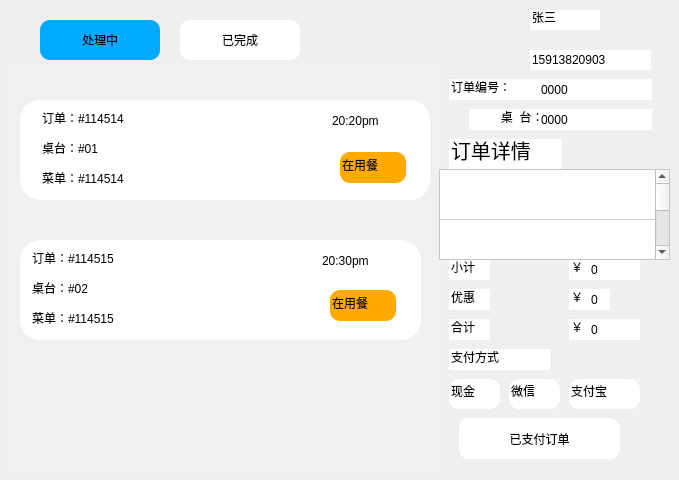
    <widget class="QWidget" name="page2">
     <widget class="QPushButton" name="pushButton_58">
      <property name="geometry">
       <rect>
        <x>180</x>
        <y>20</y>
        <width>120</width>
        <height>40</height>
       </rect>
      </property>
      <property name="styleSheet">
       <string notr="true">QPushButton{
	
	border-radius:10px;
	
	background-color: rgb(255, 255, 255);
}

QPushButton:hover{
	
	background-color: rgb(0, 170, 255);
}

QPushButton:focus{
	
	background-color: rgb(0, 170, 255);
}</string>
      </property>
      <property name="text">
       <string>已完成</string>
      </property>
     </widget>
     <widget class="QPushButton" name="pushButton_59">
      <property name="geometry">
       <rect>
        <x>40</x>
        <y>20</y>
        <width>120</width>
        <height>40</height>
       </rect>
      </property>
      <property name="styleSheet">
       <string notr="true">QPushButton{
	
	border-radius:10px;
	
	background-color: rgb(0, 170, 255);
}

QPushButton:hover{
	
	background-color: rgb(0, 170, 255);
}

QPushButton:focus{
	
	background-color: rgb(0, 170, 255);
}</string>
      </property>
      <property name="text">
       <string>处理中</string>
      </property>
     </widget>
     <widget class="QWidget" name="widget_28" native="true">
      <property name="geometry">
       <rect>
        <x>10</x>
        <y>70</y>
        <width>431</width>
        <height>401</height>
       </rect>
      </property>
      <property name="styleSheet">
       <string notr="true">
background-color: rgb(240, 240, 240);
</string>
      </property>
      <widget class="QPushButton" name="pushButton_24">
       <property name="geometry">
        <rect>
         <x>10</x>
         <y>30</y>
         <width>410</width>
         <height>100</height>
        </rect>
       </property>
       <property name="styleSheet">
        <string notr="true">QPushButton{
	border-radius:20px;
	background-color: rgb(255, 255, 255);
}
QPushButton:hover{
	border:1px solid blue;
}
QPushButton:focus{
	border:1px solid blue;
}</string>
       </property>
       <property name="text">
        <string/>
       </property>
      </widget>
      <widget class="QLineEdit" name="lineEdit_130">
       <property name="geometry">
        <rect>
         <x>30</x>
         <y>100</y>
         <width>141</width>
         <height>21</height>
        </rect>
       </property>
       <property name="styleSheet">
        <string notr="true">font:20px &quot;楷体&quot;;
background-color: rgb(255, 255, 255);
border:none;</string>
       </property>
       <property name="text">
        <string>菜单：#114514</string>
       </property>
       <property name="readOnly">
        <bool>true</bool>
       </property>
      </widget>
      <widget class="QLineEdit" name="lineEdit_131">
       <property name="geometry">
        <rect>
         <x>30</x>
         <y>70</y>
         <width>141</width>
         <height>21</height>
        </rect>
       </property>
       <property name="styleSheet">
        <string notr="true">font:20px &quot;楷体&quot;;
background-color: rgb(255, 255, 255);
border:none;</string>
       </property>
       <property name="text">
        <string>桌台：#01</string>
       </property>
       <property name="readOnly">
        <bool>true</bool>
       </property>
      </widget>
      <widget class="QLineEdit" name="lineEdit_132">
       <property name="geometry">
        <rect>
         <x>30</x>
         <y>40</y>
         <width>141</width>
         <height>21</height>
        </rect>
       </property>
       <property name="styleSheet">
        <string notr="true">font:20px &quot;楷体&quot;;
background-color: rgb(255, 255, 255);
border:none;</string>
       </property>
       <property name="text">
        <string>订单：#114514</string>
       </property>
       <property name="readOnly">
        <bool>true</bool>
       </property>
      </widget>
      <widget class="QLineEdit" name="lineEdit_146">
       <property name="geometry">
        <rect>
         <x>320</x>
         <y>40</y>
         <width>81</width>
         <height>21</height>
        </rect>
       </property>
       <property name="styleSheet">
        <string notr="true">
font:20px &quot;楷体&quot;;
background-color: rgb(255, 255, 255);
border:none;</string>
       </property>
       <property name="text">
        <string>20:20pm</string>
       </property>
       <property name="readOnly">
        <bool>true</bool>
       </property>
      </widget>
      <widget class="QLineEdit" name="lineEdit_155">
       <property name="geometry">
        <rect>
         <x>330</x>
         <y>82</y>
         <width>66</width>
         <height>31</height>
        </rect>
       </property>
       <property name="styleSheet">
        <string notr="true">font:20px &quot;楷体&quot;;
background-color: rgb(255, 170, 0);
border-radius:10px;</string>
       </property>
       <property name="text">
        <string>在用餐</string>
       </property>
       <property name="readOnly">
        <bool>true</bool>
       </property>
      </widget>
      <widget class="QWidget" name="order_hide" native="true">
       <property name="geometry">
        <rect>
         <x>0</x>
         <y>150</y>
         <width>421</width>
         <height>151</height>
        </rect>
       </property>
       <widget class="QPushButton" name="pushButton_25">
        <property name="geometry">
         <rect>
          <x>10</x>
          <y>20</y>
          <width>401</width>
          <height>100</height>
         </rect>
        </property>
        <property name="styleSheet">
         <string notr="true">QPushButton{
	border-radius:20px;
	background-color: rgb(255, 255, 255);
}
QPushButton:hover{
	border:1px solid blue;
}
QPushButton:focus{
	border:1px solid blue;
}</string>
        </property>
        <property name="text">
         <string/>
        </property>
       </widget>
       <widget class="QLineEdit" name="lineEdit_134">
        <property name="geometry">
         <rect>
          <x>20</x>
          <y>30</y>
          <width>141</width>
          <height>21</height>
         </rect>
        </property>
        <property name="styleSheet">
         <string notr="true">font:20px &quot;楷体&quot;;
background-color: rgb(255, 255, 255);
border:none;</string>
        </property>
        <property name="text">
         <string>订单：#114515</string>
        </property>
        <property name="readOnly">
         <bool>true</bool>
        </property>
       </widget>
       <widget class="QLineEdit" name="lineEdit_135">
        <property name="geometry">
         <rect>
          <x>20</x>
          <y>60</y>
          <width>141</width>
          <height>21</height>
         </rect>
        </property>
        <property name="styleSheet">
         <string notr="true">font:20px &quot;楷体&quot;;
background-color: rgb(255, 255, 255);
border:none;</string>
        </property>
        <property name="text">
         <string>桌台：#02</string>
        </property>
        <property name="readOnly">
         <bool>true</bool>
        </property>
       </widget>
       <widget class="QLineEdit" name="lineEdit_136">
        <property name="geometry">
         <rect>
          <x>20</x>
          <y>90</y>
          <width>141</width>
          <height>21</height>
         </rect>
        </property>
        <property name="styleSheet">
         <string notr="true">font:20px &quot;楷体&quot;;
background-color: rgb(255, 255, 255);
border:none;</string>
        </property>
        <property name="text">
         <string>菜单：#114515</string>
        </property>
        <property name="readOnly">
         <bool>true</bool>
        </property>
       </widget>
       <widget class="QLineEdit" name="lineEdit_147">
        <property name="geometry">
         <rect>
          <x>310</x>
          <y>30</y>
          <width>81</width>
          <height>21</height>
         </rect>
        </property>
        <property name="styleSheet">
         <string notr="true">
font:20px &quot;楷体&quot;;
background-color: rgb(255, 255, 255);
border:none;</string>
        </property>
        <property name="text">
         <string>20:30pm</string>
        </property>
        <property name="readOnly">
         <bool>true</bool>
        </property>
       </widget>
       <widget class="QLineEdit" name="lineEdit_156">
        <property name="geometry">
         <rect>
          <x>320</x>
          <y>70</y>
          <width>66</width>
          <height>31</height>
         </rect>
        </property>
        <property name="styleSheet">
         <string notr="true">font:20px &quot;楷体&quot;;
background-color: rgb(255, 170, 0);
border-radius:10px;</string>
        </property>
        <property name="text">
         <string>在用餐</string>
        </property>
        <property name="readOnly">
         <bool>true</bool>
        </property>
       </widget>
      </widget>
     </widget>
     <widget class="QWidget" name="widget_32" native="true">
      <property name="geometry">
       <rect>
        <x>439</x>
        <y>-1</y>
        <width>231</width>
        <height>471</height>
       </rect>
      </property>
      <property name="styleSheet">
       <string notr="true">QLineEdit{
	border:none;
}</string>
      </property>
      <widget class="QLineEdit" name="table_num">
       <property name="geometry">
        <rect>
         <x>10</x>
         <y>80</y>
         <width>101</width>
         <height>21</height>
        </rect>
       </property>
       <property name="text">
        <string>订单编号：</string>
       </property>
       <property name="readOnly">
        <bool>true</bool>
       </property>
      </widget>
      <widget class="QLineEdit" name="lineEdit_128">
       <property name="geometry">
        <rect>
         <x>30</x>
         <y>110</y>
         <width>81</width>
         <height>21</height>
        </rect>
       </property>
       <property name="text">
        <string>         桌  台：</string>
       </property>
       <property name="readOnly">
        <bool>true</bool>
       </property>
      </widget>
      <widget class="QLineEdit" name="lineEdit_129">
       <property name="geometry">
        <rect>
         <x>10</x>
         <y>140</y>
         <width>113</width>
         <height>31</height>
        </rect>
       </property>
       <property name="styleSheet">
        <string notr="true">font:20px</string>
       </property>
       <property name="text">
        <string>订单详情</string>
       </property>
       <property name="readOnly">
        <bool>true</bool>
       </property>
      </widget>
      <widget class="QPushButton" name="pay">
       <property name="geometry">
        <rect>
         <x>20</x>
         <y>419</y>
         <width>161</width>
         <height>41</height>
        </rect>
       </property>
       <property name="styleSheet">
        <string notr="true">
	border:none;
	border-radius:10px;
	font：15px &quot;楷体&quot;;
	
background-color: rgb(255, 255, 255);
</string>
       </property>
       <property name="text">
        <string>已支付订单</string>
       </property>
      </widget>
      <widget class="QLineEdit" name="lineEdit_133">
       <property name="geometry">
        <rect>
         <x>10</x>
         <y>350</y>
         <width>101</width>
         <height>21</height>
        </rect>
       </property>
       <property name="text">
        <string>支付方式</string>
       </property>
      </widget>
      <widget class="QLineEdit" name="cash">
       <property name="geometry">
        <rect>
         <x>10</x>
         <y>380</y>
         <width>51</width>
         <height>30</height>
        </rect>
       </property>
       <property name="styleSheet">
        <string notr="true">border-radius:10px;
font:20px &quot;kai&quot;;
background-color:rgb(255,255,255);</string>
       </property>
       <property name="text">
        <string>现金</string>
       </property>
       <property name="readOnly">
        <bool>true</bool>
       </property>
      </widget>
      <widget class="QLineEdit" name="wechat">
       <property name="geometry">
        <rect>
         <x>70</x>
         <y>380</y>
         <width>51</width>
         <height>30</height>
        </rect>
       </property>
       <property name="styleSheet">
        <string notr="true">border-radius:10px;
font:20px &quot;kai&quot;;
background-color:rgb(255,255,255);</string>
       </property>
       <property name="text">
        <string>微信</string>
       </property>
       <property name="readOnly">
        <bool>true</bool>
       </property>
      </widget>
      <widget class="QLineEdit" name="Alipay">
       <property name="geometry">
        <rect>
         <x>130</x>
         <y>380</y>
         <width>71</width>
         <height>30</height>
        </rect>
       </property>
       <property name="styleSheet">
        <string notr="true">border-radius:10px;
font:20px &quot;kai&quot;;
background-color:rgb(255,255,255);</string>
       </property>
       <property name="text">
        <string>支付宝</string>
       </property>
       <property name="readOnly">
        <bool>true</bool>
       </property>
      </widget>
      <widget class="QLineEdit" name="lineEdit_137">
       <property name="geometry">
        <rect>
         <x>10</x>
         <y>320</y>
         <width>41</width>
         <height>21</height>
        </rect>
       </property>
       <property name="text">
        <string>合计</string>
       </property>
       <property name="readOnly">
        <bool>true</bool>
       </property>
      </widget>
      <widget class="QLineEdit" name="lineEdit_138">
       <property name="geometry">
        <rect>
         <x>130</x>
         <y>320</y>
         <width>21</width>
         <height>21</height>
        </rect>
       </property>
       <property name="text">
        <string>￥</string>
       </property>
       <property name="readOnly">
        <bool>true</bool>
       </property>
      </widget>
      <widget class="QLineEdit" name="lineEdit_139">
       <property name="geometry">
        <rect>
         <x>10</x>
         <y>260</y>
         <width>41</width>
         <height>21</height>
        </rect>
       </property>
       <property name="text">
        <string>小计</string>
       </property>
       <property name="readOnly">
        <bool>true</bool>
       </property>
      </widget>
      <widget class="QLineEdit" name="lineEdit_140">
       <property name="geometry">
        <rect>
         <x>10</x>
         <y>290</y>
         <width>41</width>
         <height>21</height>
        </rect>
       </property>
       <property name="text">
        <string>优惠</string>
       </property>
       <property name="readOnly">
        <bool>true</bool>
       </property>
      </widget>
      <widget class="QLineEdit" name="lineEdit_141">
       <property name="geometry">
        <rect>
         <x>130</x>
         <y>290</y>
         <width>21</width>
         <height>21</height>
        </rect>
       </property>
       <property name="text">
        <string>￥</string>
       </property>
       <property name="readOnly">
        <bool>true</bool>
       </property>
      </widget>
      <widget class="QLineEdit" name="lineEdit_142">
       <property name="geometry">
        <rect>
         <x>130</x>
         <y>260</y>
         <width>21</width>
         <height>21</height>
        </rect>
       </property>
       <property name="text">
        <string>￥</string>
       </property>
       <property name="readOnly">
        <bool>true</bool>
       </property>
      </widget>
      <widget class="QLineEdit" name="xiaoji">
       <property name="geometry">
        <rect>
         <x>150</x>
         <y>260</y>
         <width>51</width>
         <height>21</height>
        </rect>
       </property>
       <property name="text">
        <string>0</string>
       </property>
       <property name="readOnly">
        <bool>true</bool>
       </property>
      </widget>
      <widget class="QLineEdit" name="lineEdit_144">
       <property name="geometry">
        <rect>
         <x>150</x>
         <y>290</y>
         <width>21</width>
         <height>21</height>
        </rect>
       </property>
       <property name="text">
        <string>0</string>
       </property>
       <property name="readOnly">
        <bool>true</bool>
       </property>
      </widget>
      <widget class="QLineEdit" name="heji">
       <property name="geometry">
        <rect>
         <x>150</x>
         <y>320</y>
         <width>51</width>
         <height>21</height>
        </rect>
       </property>
       <property name="text">
        <string>0</string>
       </property>
       <property name="readOnly">
        <bool>true</bool>
       </property>
      </widget>
      <widget class="QTableWidget" name="tableWidget_3">
       <property name="geometry">
        <rect>
         <x>0</x>
         <y>170</y>
         <width>231</width>
         <height>91</height>
        </rect>
       </property>
       <property name="styleSheet">
        <string notr="true">background-color: rgb(255, 255, 255);</string>
       </property>
       <attribute name="horizontalHeaderVisible">
        <bool>false</bool>
       </attribute>
       <attribute name="horizontalHeaderMinimumSectionSize">
        <number>30</number>
       </attribute>
       <attribute name="horizontalHeaderDefaultSectionSize">
        <number>220</number>
       </attribute>
       <attribute name="verticalHeaderVisible">
        <bool>false</bool>
       </attribute>
       <attribute name="verticalHeaderDefaultSectionSize">
        <number>50</number>
       </attribute>
       <row>
        <property name="text">
         <string>新建行</string>
        </property>
       </row>
       <row>
        <property name="text">
         <string>新建行</string>
        </property>
       </row>
       <row>
        <property name="text">
         <string>新建行</string>
        </property>
       </row>
       <column>
        <property name="text">
         <string>新建列</string>
        </property>
       </column>
      </widget>
      <widget class="QLineEdit" name="ding_num">
       <property name="geometry">
        <rect>
         <x>100</x>
         <y>80</y>
         <width>113</width>
         <height>21</height>
        </rect>
       </property>
       <property name="text">
        <string>0000</string>
       </property>
       <property name="readOnly">
        <bool>true</bool>
       </property>
      </widget>
      <widget class="QLineEdit" name="zhuo_num">
       <property name="geometry">
        <rect>
         <x>100</x>
         <y>110</y>
         <width>113</width>
         <height>21</height>
        </rect>
       </property>
       <property name="text">
        <string>0000</string>
       </property>
       <property name="readOnly">
        <bool>true</bool>
       </property>
      </widget>
     </widget>
     <widget class="QLineEdit" name="nameline_4">
      <property name="geometry">
       <rect>
        <x>530</x>
        <y>10</y>
        <width>70</width>
        <height>20</height>
       </rect>
      </property>
      <property name="styleSheet">
       <string notr="true">font:20px &quot;楷体&quot;;
border:none;</string>
      </property>
      <property name="text">
       <string>张三</string>
      </property>
      <property name="readOnly">
       <bool>true</bool>
      </property>
     </widget>
     <widget class="QLineEdit" name="numline_4">
      <property name="geometry">
       <rect>
        <x>530</x>
        <y>50</y>
        <width>121</width>
        <height>20</height>
       </rect>
      </property>
      <property name="styleSheet">
       <string notr="true">font:20px &quot;楷体&quot;;
border:none;</string>
      </property>
      <property name="text">
       <string>15913820903</string>
      </property>
      <property name="readOnly">
       <bool>true</bool>
      </property>
     </widget>
     <widget class="QLabel" name="avatar_4">
      <property name="geometry">
       <rect>
        <x>460</x>
        <y>10</y>
        <width>60</width>
        <height>60</height>
       </rect>
      </property>
      <property name="text">
       <string/>
      </property>
      <property name="pixmap">
       <pixmap resource="images.qrc">:/2.bmp</pixmap>
      </property>
      <property name="scaledContents">
       <bool>true</bool>
      </property>
     </widget>
    </widget>
